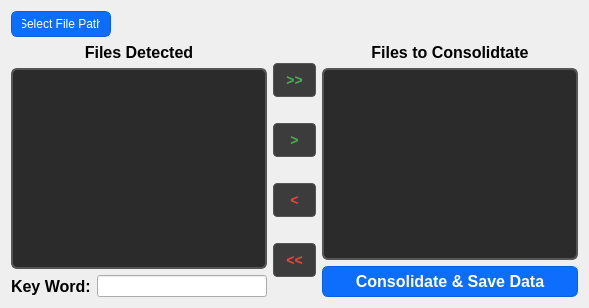
      <widget class="QWidget" name="tab_4">
       <attribute name="title">
        <string>Curation</string>
       </attribute>
       <layout class="QGridLayout" name="gridLayout_6">
        <item row="0" column="0" alignment="Qt::AlignLeft|Qt::AlignTop">
         <widget class="QPushButton" name="FilePathButton">
          <property name="maximumSize">
           <size>
            <width>100</width>
            <height>16777215</height>
           </size>
          </property>
          <property name="styleSheet">
           <string notr="true">QPushButton {
    background-color: #0d6efd;   /* primary blue */
    color: white;
    border: 1px solid #0b5ed7;
    border-radius: 6px;
    padding: 5px 10px;
}

/* Hover */
QPushButton:hover {
    background-color: #0b5ed7;
}

/* Pressed */
QPushButton:pressed {
    background-color: #0a58ca;
}

/* Keyboard focus ring */
QPushButton:focus {
    outline: none;
    border: 2px solid #b6d4fe;   /* subtle focus ring */
}

/* Disabled */
QPushButton:disabled {
    background-color: #9ec5fe;
    border-color: #9ec5fe;
    color: #eef4ff;
}
</string>
          </property>
          <property name="text">
           <string>Select File Path</string>
          </property>
         </widget>
        </item>
        <item row="1" column="0">
         <layout class="QHBoxLayout" name="horizontalLayout_2">
          <item>
           <layout class="QVBoxLayout" name="verticalLayout_2">
            <item>
             <widget class="QLabel" name="ChannelSelectionLabel_2">
              <property name="font">
               <font>
                <pointsize>12</pointsize>
                <bold>true</bold>
               </font>
              </property>
              <property name="text">
               <string>Files Detected</string>
              </property>
              <property name="alignment">
               <set>Qt::AlignCenter</set>
              </property>
             </widget>
            </item>
            <item>
             <widget class="QListWidget" name="FileList">
              <property name="styleSheet">
               <string notr="true">/* Dark theme stylesheet for QListWidget */
QListWidget {
    /* Background - slightly lighter than pure black */
    background-color: #2b2b2b;
    
    /* Border styling */
    border: 2px solid #555555;
    border-radius: 6px;
    
    /* Text color */
    color: #ffffff;
    
    /* Padding inside the widget */
    padding: 4px;
    
    /* Font settings */
    font-size: 12px;
    
    /* Remove default outline */
    outline: none;
}

/* Individual list items */
QListWidget::item {
    /* Item background */
    background-color: transparent;
    
    /* Padding around text */
    padding: 6px 8px;
    
    /* Spacing between items */
    margin: 1px 0px;
    
    /* Subtle border radius for items */
    border-radius: 3px;
    
    /* Text color */
    color: #ffffff;
}

/* Hover effect for items */
QListWidget::item:hover {
    background-color: #404040;
    color: #ffffff;
}

/* Selected item styling */
QListWidget::item:selected {
    background-color: #0078d4;  /* Blue selection color */
    color: #ffffff;
    border: none;
}

/* Selected item when widget loses focus */
QListWidget::item:selected:!active {
    background-color: #6c6c6c;
    color: #ffffff;
}

/* Focus border for the entire widget */
QListWidget:focus {
    border-color: #0078d4;
}

/* Scrollbar styling for consistency */
QListWidget QScrollBar:vertical {
    background-color: #3c3c3c;
    width: 12px;
    border-radius: 6px;
    margin: 0px;
}

QListWidget QScrollBar::handle:vertical {
    background-color: #666666;
    border-radius: 6px;
    min-height: 20px;
}

QListWidget QScrollBar::handle:vertical:hover {
    background-color: #777777;
}

QListWidget QScrollBar::add-line:vertical,
QListWidget QScrollBar::sub-line:vertical {
    height: 0px;
}

/* Alternative style for the second list box (optional) */
QListWidget#selectedFilesList {
    border-color: #00aa00;  /* Green border to differentiate */
}

QListWidget#selectedFilesList:focus {
    border-color: #00cc00;
}</string>
              </property>
             </widget>
            </item>
            <item>
             <layout class="QHBoxLayout" name="horizontalLayout">
              <item>
               <widget class="QLabel" name="KeyWordLabel">
                <property name="font">
                 <font>
                  <pointsize>12</pointsize>
                  <bold>true</bold>
                 </font>
                </property>
                <property name="text">
                 <string>Key Word:</string>
                </property>
                <property name="alignment">
                 <set>Qt::AlignLeading|Qt::AlignLeft|Qt::AlignVCenter</set>
                </property>
               </widget>
              </item>
              <item>
               <widget class="QLineEdit" name="FileListSearchBox"/>
              </item>
             </layout>
            </item>
           </layout>
          </item>
          <item>
           <layout class="QVBoxLayout" name="verticalLayout_3">
            <item>
             <widget class="QPushButton" name="moveAllRight">
              <property name="font">
               <font>
                <family>Segoe UI</family>
                <pointsize>-1</pointsize>
                <bold>true</bold>
               </font>
              </property>
              <property name="styleSheet">
               <string notr="true">/* Move Selected Right (&gt;) - Light Green */
QPushButton#moveAllRight {
    background-color: #3c3c3c;
    border: 1px solid #555555;
    border-radius: 4px;
    padding: 8px 12px;
    font-family: &quot;Segoe UI&quot;, Arial, sans-serif;
    font-weight: 900;
    font-size: 14px;
    color: #4caf50;  /* Light green */
}

QPushButton#moveAllRight:hover {
    background-color: #505050;
    border-color: #777777;
    color: #66bb6a;
}

QPushButton#moveAllRight:pressed {
    background-color: #2a2a2a;
}</string>
              </property>
              <property name="text">
               <string>&gt;&gt;</string>
              </property>
             </widget>
            </item>
            <item>
             <widget class="QPushButton" name="moveSingleRight">
              <property name="font">
               <font>
                <family>Segoe UI</family>
                <pointsize>-1</pointsize>
                <bold>true</bold>
               </font>
              </property>
              <property name="styleSheet">
               <string notr="true">/* Move Selected Right (&gt;) - Light Green */
QPushButton#moveSingleRight {
    background-color: #3c3c3c;
    border: 1px solid #555555;
    border-radius: 4px;
    padding: 8px 12px;
    font-family: &quot;Segoe UI&quot;, Arial, sans-serif;
    font-weight: 900;
    font-size: 14px;
    color: #4caf50;  /* Light green */
}

QPushButton#moveSingleRight:hover {
    background-color: #505050;
    border-color: #777777;
    color: #66bb6a;
}

QPushButton#moveSingleRight:pressed {
    background-color: #2a2a2a;
}</string>
              </property>
              <property name="text">
               <string>&gt;</string>
              </property>
             </widget>
            </item>
            <item>
             <widget class="QPushButton" name="moveSingleLeft">
              <property name="font">
               <font>
                <family>Segoe UI</family>
                <pointsize>-1</pointsize>
                <bold>true</bold>
               </font>
              </property>
              <property name="styleSheet">
               <string notr="true">/* Move Selected Left (&lt;) - Light Red */
QPushButton#moveSingleLeft{
    background-color: #3c3c3c;
    border: 1px solid #555555;
    border-radius: 4px;
    padding: 8px 12px;
    font-family: &quot;Segoe UI&quot;, Arial, sans-serif;
    font-weight: 900;
    font-size: 14px;
    color: #f44336;  /* Light red */
}

QPushButton#moveSingleLeft:hover {
    background-color: #505050;
    border-color: #777777;
    color: #ef5350;
}

QPushButton#moveSingleLeft:pressed {
    background-color: #2a2a2a;
}</string>
              </property>
              <property name="text">
               <string>&lt;</string>
              </property>
             </widget>
            </item>
            <item>
             <widget class="QPushButton" name="moveAllLeft">
              <property name="font">
               <font>
                <family>Segoe UI</family>
                <pointsize>-1</pointsize>
                <bold>true</bold>
               </font>
              </property>
              <property name="styleSheet">
               <string notr="true">/* Move Selected Left (&lt;) - Light Red */
QPushButton#moveAllLeft{
    background-color: #3c3c3c;
    border: 1px solid #555555;
    border-radius: 4px;
    padding: 8px 12px;
    font-family: &quot;Segoe UI&quot;, Arial, sans-serif;
    font-weight: 900;
    font-size: 14px;
    color: #f44336;  /* Light red */
}

QPushButton#moveAllLeft:hover {
    background-color: #505050;
    border-color: #777777;
    color: #ef5350;
}

QPushButton#moveAllLeft:pressed {
    background-color: #2a2a2a;
}</string>
              </property>
              <property name="text">
               <string>&lt;&lt;</string>
              </property>
             </widget>
            </item>
           </layout>
          </item>
          <item>
           <layout class="QVBoxLayout" name="verticalLayout_4">
            <item>
             <widget class="QLabel" name="ChannelSelectionLabel_3">
              <property name="font">
               <font>
                <pointsize>12</pointsize>
                <bold>true</bold>
               </font>
              </property>
              <property name="text">
               <string>Files to Consolidtate</string>
              </property>
              <property name="alignment">
               <set>Qt::AlignCenter</set>
              </property>
             </widget>
            </item>
            <item>
             <widget class="QListWidget" name="FilestoConsolidateList">
              <property name="styleSheet">
               <string notr="true">/* Dark theme stylesheet for QListWidget */
QListWidget {
    /* Background - slightly lighter than pure black */
    background-color: #2b2b2b;
    
    /* Border styling */
    border: 2px solid #555555;
    border-radius: 6px;
    
    /* Text color */
    color: #ffffff;
    
    /* Padding inside the widget */
    padding: 4px;
    
    /* Font settings */
    font-size: 12px;
    
    /* Remove default outline */
    outline: none;
}

/* Individual list items */
QListWidget::item {
    /* Item background */
    background-color: transparent;
    
    /* Padding around text */
    padding: 6px 8px;
    
    /* Spacing between items */
    margin: 1px 0px;
    
    /* Subtle border radius for items */
    border-radius: 3px;
    
    /* Text color */
    color: #ffffff;
}

/* Hover effect for items */
QListWidget::item:hover {
    background-color: #404040;
    color: #ffffff;
}

/* Selected item styling */
QListWidget::item:selected {
    background-color: #0078d4;  /* Blue selection color */
    color: #ffffff;
    border: none;
}

/* Selected item when widget loses focus */
QListWidget::item:selected:!active {
    background-color: #6c6c6c;
    color: #ffffff;
}

/* Focus border for the entire widget */
QListWidget:focus {
    border-color: #0078d4;
}

/* Scrollbar styling for consistency */
QListWidget QScrollBar:vertical {
    background-color: #3c3c3c;
    width: 12px;
    border-radius: 6px;
    margin: 0px;
}

QListWidget QScrollBar::handle:vertical {
    background-color: #666666;
    border-radius: 6px;
    min-height: 20px;
}

QListWidget QScrollBar::handle:vertical:hover {
    background-color: #777777;
}

QListWidget QScrollBar::add-line:vertical,
QListWidget QScrollBar::sub-line:vertical {
    height: 0px;
}

/* Alternative style for the second list box (optional) */
QListWidget#selectedFilesList {
    border-color: #00aa00;  /* Green border to differentiate */
}

QListWidget#selectedFilesList:focus {
    border-color: #00cc00;
}</string>
              </property>
             </widget>
            </item>
            <item>
             <widget class="QPushButton" name="ConsolidateSaveDataButton">
              <property name="font">
               <font>
                <pointsize>12</pointsize>
                <bold>true</bold>
               </font>
              </property>
              <property name="styleSheet">
               <string notr="true">QPushButton {
    background-color: #0d6efd;   /* primary blue */
    color: white;
    border: 1px solid #0b5ed7;
    border-radius: 6px;
    padding: 5px 10px;
}

/* Hover */
QPushButton:hover {
    background-color: #0b5ed7;
}

/* Pressed */
QPushButton:pressed {
    background-color: #0a58ca;
}

/* Keyboard focus ring */
QPushButton:focus {
    outline: none;
    border: 2px solid #b6d4fe;   /* subtle focus ring */
}

/* Disabled */
QPushButton:disabled {
    background-color: #9ec5fe;
    border-color: #9ec5fe;
    color: #eef4ff;
}
</string>
              </property>
              <property name="text">
               <string>Consolidate &amp;&amp; Save Data</string>
              </property>
             </widget>
            </item>
           </layout>
          </item>
         </layout>
        </item>
       </layout>
      </widget>
